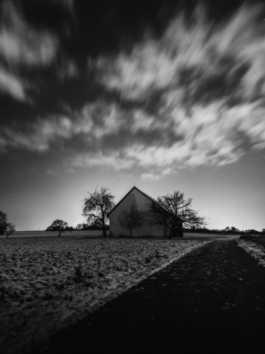
#> input picture pcv-online-exercises/pcv-exs/pcv-online-ex05-local-operators/images/house-downsampled.png, 265 x 354 px
$ jupyter execute --allow-errors ex-05-Huy.ipynb   (shell and % lines are left out)
#> lines starting #> are read from the running program, lines starting #| are printed output that depends on the picture
## Exercise in Photogrammetry I
## **Ex.5 : Local Operators**
### Points: 25

## A. Image convolutions

In this task you will learn how to apply local operators in the form of image convolutions.

A convolution g of a symmetric 3x3 Kernel w with an image f is defined as:

$g(i,j)= \sum_{k,l=-1}^1 f(i-k,j-l)\cdot w(k,l)$

In this exercise we will brake down the convolution in multiple steps. This allows for a more intuitive and efficient way by bypassing alot of the indexing and working with matrices.

**Pseudo Code - imageConv(f,w):**
1. *w_s*:= row and columnwise flipped kernel *w* .
2. for each pixel *f(i,j)*:
    1. *N_ij* = N8 neighborhood of the pixel *f(i,j)* (3x3 matrix).
    2. *p = w_s * N_ij*, * denotes the elementwise multiplication
    3. *g(i,j)*= sum(*p*).

**Tasks:**
1. compute the convolution for the following image *f* and kernel *w* by **hand**. Follow the provided pseudo code and write down the results of each step. Scan/ take a photo from the sheet(s) and visualize it. Compute the convolution just for the 2 pixels in the middle (*g(1,1), g(2,1)*). (7 points)

[cell 1]
# import all required modules
import skimage.io
import numpy as np
import matplotlib.pyplot as plt
from scipy import ndimage

[cell 2]
# Image f and Kernel w for A1
f = np.array([[0,1,0,2],[0,1,3,1],[1,0,0,2]])
print('Test Image:')
print(f)

w = np.array([[1,2,3],[4,5,6],[7,8,9]])
print('Test Kernel:')
print(w)
plt.figure()
plt.imshow(f, cmap='gray')
plt.show()
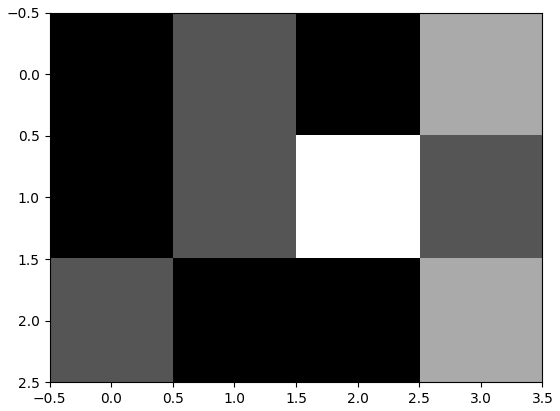
#> figure drawn by matplotlib, 1 panel

[cell 3]
# Plot the result sheet with the answers of A1 here:

2. write a function ```imageConv(f,w)``` which implements the pseudo code and returns the image after applying the convolution. Compute the convolution for all pixels where the neighborhood is well defined. The border can be set to zero (also called zero padding). (8  points)

[cell 4]
# May be we need to pad the input img with the constant value first.
# This will give the full size image

def imageConv(img, w):
    g = np.zeros_like(img)
    r, c = img.shape
    for i in range(1, r-1):
        for j in range(1, c-1):
            g[i, j] = np.sum(np.multiply(img[i-1: i+2, j-1:j+2], w))
    return g[1:-1, 1:-1]

[cell 5]
g = imageConv(f, w)
print('Result:')
print(g)
plt.figure()
plt.imshow(g, cmap='gray')
plt.show()
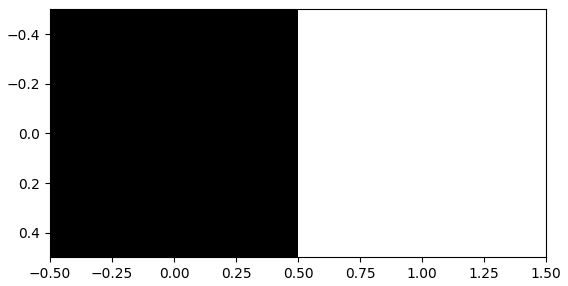
#> figure drawn by matplotlib, 1 panel

3. load the image ```images/house-downsampled.png``` as a grayscale image and visualize it. (1 point)

[cell 6]
# Load image as gray scale and display it
img = skimage.io.imread('./images/house-downsampled.png', as_gray=True)
#> img is the input picture: shape (354, 265); min 6, max 227, mean 74

plt.figure(figsize=(6, 6), dpi=100)
plt.imshow(img, cmap='gray')
plt.show()

4. compute the convolution of the image with the following **3x3** kernels and visualize the results. Use your implementation of ```imageConv(f,w)``` for applying the convolution:
    1. Box filter (1 point)
    2. Binominal filter (1 point)
    3. Sobel Operator. Compute the absolute gradient (2 points)

[cell 7]
# A. Box filter
box_filter_kernel = np.ones((3, 3)) * 1./9
print("Box filter kernel:")
print(box_filter_kernel)
#> (the rest of this cell did not finish here and is left out)

[cell 8]
# Visualize result
plt.figure(figsize=(6, 6), dpi=100)
plt.title('Result of box filter')
#> (the rest of this cell did not finish here and is left out)

[cell 9]
plt.figure(figsize=(6, 6), dpi=100)
plt.title('Result of binomial filter')
#> (the rest of this cell did not finish here and is left out)

5. compute the convolution of the image with the following **5x5** kernels and visualize the results. Use the function ```ndimage.convolve(...)``` from scipy for applying the convolution. **Hint:** For more information about the function press ```shift + tab``` or look into the [documentation](https://docs.scipy.org/doc/scipy/reference/generated/scipy.ndimage.convolve.html#scipy.ndimage.convolve).
    1. Box filter (1 point)
    2. Binominal filter (1 point)

[cell 10]
box_kernel = np.ones((5, 5)) * 1./25

base_5 = np.array([1, 4, 6, 4, 1])[:, np.newaxis]
binomial_kernel = base_5 @ base_5.reshape(1, 5)
binomial_kernel = binomial_kernel / np.sum(binomial_kernel)

print("Box filter (5x5) kernel:")
print(box_kernel)
print("Binomial filter (5x5) kernel:")
print(binomial_kernel)

[cell 11]
box_result_2 = ndimage.convolve(img, box_kernel, mode='constant', cval=0.0)
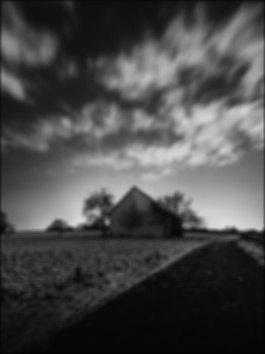
#> box_result_2: shape (354, 265); min 2, max 221, mean 73.1
binomial_result_2 = ndimage.convolve(img, binomial_kernel, mode='constant', cval=0.0)
